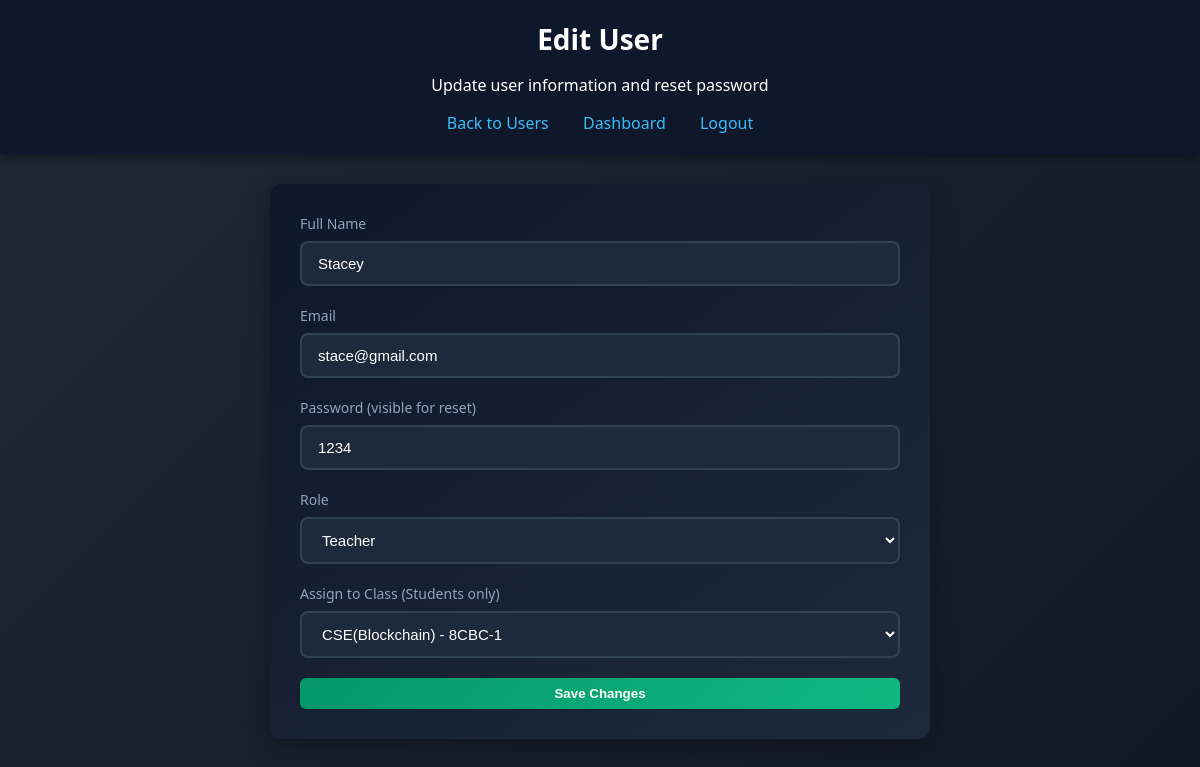
/admin/edit_user/2 (signed in), run on an earlier commit of the app's database.
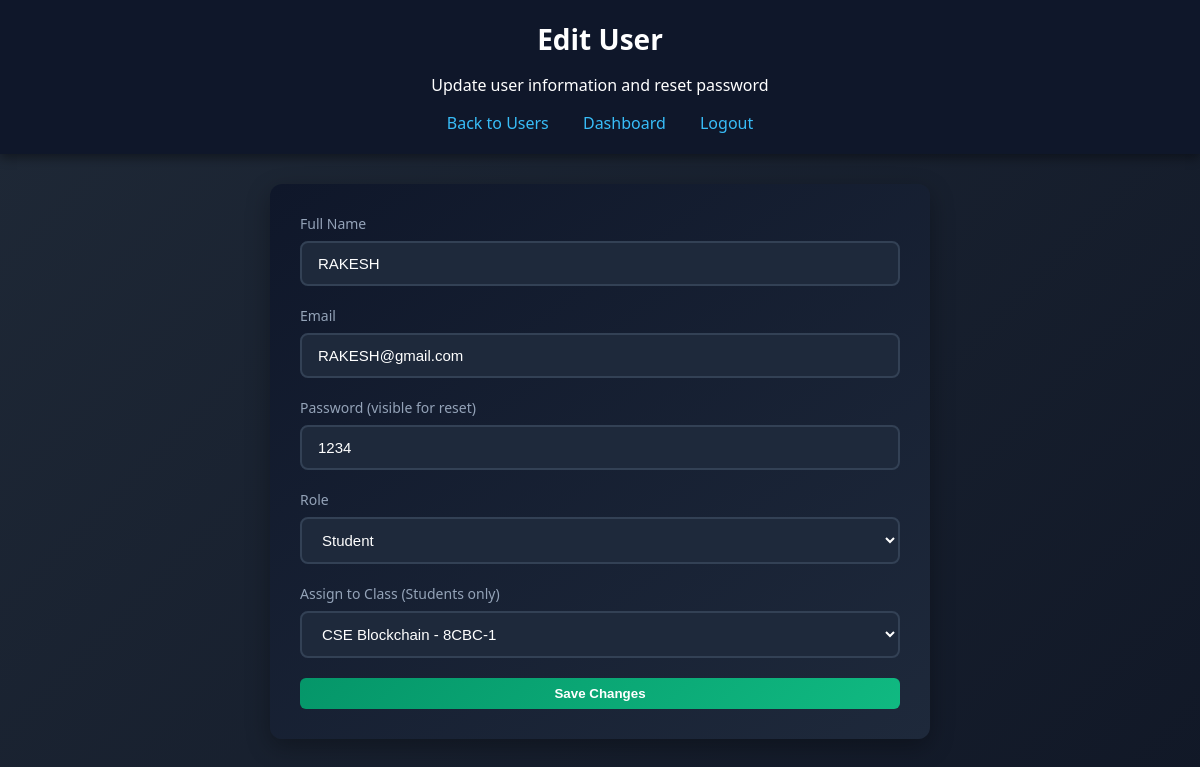
And on a later commit of the database.
### tables this page shows
CREATE TABLE users (
    id INTEGER PRIMARY KEY AUTOINCREMENT,
    name TEXT NOT NULL,
    email TEXT UNIQUE NOT NULL,
    password TEXT NOT NULL,
    role TEXT NOT NULL CHECK(role IN ('student','teacher','admin')),
    class_id INTEGER,
    rfid_uid TEXT,
    FOREIGN KEY(class_id) REFERENCES classes(id)
);

CREATE TABLE classes (
    id INTEGER PRIMARY KEY AUTOINCREMENT,
    class_name TEXT NOT NULL,
    room_no TEXT
);

### backend/app.py (the view, shortened to what this page needs)
@app.route("/admin/edit_user/<int:user_id>", methods=["GET", "POST"])
def edit_user(user_id):
    if session.get("role") != "admin":
        return redirect("/login")
    conn = get_connection()
    cursor = conn.cursor()
    message = ""
    user = cursor.execute("SELECT * FROM users WHERE id=?", (user_id,)).fetchone()
    classes = cursor.execute("SELECT id, class_name, room_no FROM classes").fetchall()
    conn.close()
    return render_template("edit_user.html", user=user, classes=classes, message=message)

### backend/app.py (called while the page is built)
def get_connection():
    conn = sqlite3.connect(DB_PATH)
    conn.row_factory = sqlite3.Row
    return conn

### frontend/templates/edit_user.html (shortened to what this page needs)
<!DOCTYPE html>
<html lang="en">
<head>
    <link rel="stylesheet" href="/static/style.css">
</head>
<body>
    <div class="header">
        <h1>Edit User</h1>
        <p>Update user information and reset password</p>
        <nav class="nav-links">
            <a href="/admin/users">Back to Users</a>
            <a href="/admin">Dashboard</a>
            <a href="/logout">Logout</a>
        </nav>
    </div>
    <div class="dashboard-content">
        <div class="form-container">
            <form method="POST" class="admin-form">
                <div class="form-group">
                    <label>Full Name</label>
                    <input type="text" name="name" value="{{ user.name }}" required>
                </div>
                <div class="form-group">
                    <label>Email</label>
                    <input type="email" name="email" value="{{ user.email }}" required>
                </div>
                <div class="form-group">
                    <label>Password (visible for reset)</label>
                    <input type="text" name="password" value="{{ user.password }}" required>
                </div>
                <div class="form-group">
                    <label>Role</label>
                    <select name="role">
                        <option value="student" {% if user.role == 'student' %}selected{% endif %}>Student</option>
                        <option value="teacher" {% if user.role == 'teacher' %}selected{% endif %}>Teacher</option>
                    </select>
                </div>
                <div class="form-group" id="classGroup">
                    <label>Assign to Class (Students only)</label>
                    <select name="class_id">
                        {% for c in classes %}
                        <option value="{{ c.id }}" {% if user.class_id == c.id %}selected{% endif %}>
                            {{ c.class_name }} - {{ c.room_no }}
                        </option>
                        {% endfor %}
                    </select>
                </div>
                <button type="submit" class="start-btn">Save Changes</button>
            </form>
        </div>
    </div>
</body>
</html>

What changed in the data, as far as the page shows it:
changed users: name "Stacey" → "RAKESH"; email "stace@gmail.com" → "RAKESH@gmail.com"; role "Teacher" → "Student"; class_id "CSE(Blockchain) - 8CBC-1" → "CSE Blockchain - 8CBC-1"
